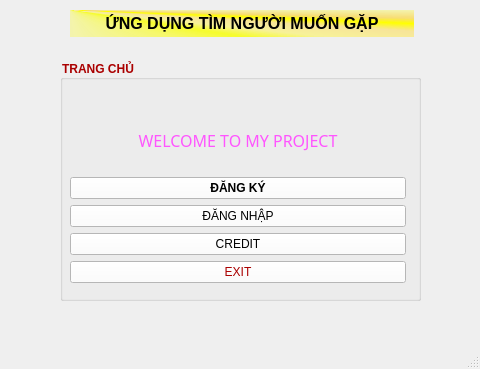
<?xml version="1.0" encoding="UTF-8"?>
<ui version="4.0">
 <class>Home_Page</class>
 <widget class="QMainWindow" name="Home_Page">
  <property name="geometry">
   <rect>
    <x>0</x>
    <y>0</y>
    <width>480</width>
    <height>369</height>
   </rect>
  </property>
  <property name="windowTitle">
   <string>MainWindow</string>
  </property>
  <widget class="QWidget" name="centralwidget">
   <widget class="QLabel" name="title_label">
    <property name="geometry">
     <rect>
      <x>70</x>
      <y>10</y>
      <width>344</width>
      <height>27</height>
     </rect>
    </property>
    <property name="font">
     <font>
      <pointsize>12</pointsize>
      <bold>true</bold>
     </font>
    </property>
    <property name="mouseTracking">
     <bool>true</bool>
    </property>
    <property name="styleSheet">
     <string notr="true">background-color: qconicalgradient(cx:0, cy:0, angle:135, stop:0 rgba(255, 255, 0, 69), stop:0.375 rgba(255, 255, 0, 69), stop:0.423533 rgba(251, 255, 0, 145), stop:0.45 rgba(247, 255, 0, 208), stop:0.477581 rgba(255, 244, 71, 130), stop:0.518717 rgba(255, 218, 71, 130), stop:0.55 rgba(255, 255, 0, 255), stop:0.57754 rgba(255, 203, 0, 130), stop:0.625 rgba(255, 255, 0, 69), stop:1 rgba(255, 255, 0, 69));
color: rgb(0, 0, 0);</string>
    </property>
    <property name="text">
     <string>&lt;html&gt;&lt;head/&gt;&lt;body&gt;&lt;p align=&quot;center&quot;&gt;ỨNG DỤNG TÌM NGƯỜI MUỐN GẶP&lt;/p&gt;&lt;/body&gt;&lt;/html&gt;</string>
    </property>
   </widget>
   <widget class="QGroupBox" name="home_page_box">
    <property name="geometry">
     <rect>
      <x>60</x>
      <y>60</y>
      <width>361</width>
      <height>241</height>
     </rect>
    </property>
    <property name="font">
     <font>
      <bold>true</bold>
     </font>
    </property>
    <property name="styleSheet">
     <string notr="true">color: rgb(170, 0, 0);</string>
    </property>
    <property name="title">
     <string>TRANG CHỦ</string>
    </property>
    <widget class="QWidget" name="verticalLayoutWidget">
     <property name="geometry">
      <rect>
       <x>10</x>
       <y>50</y>
       <width>336</width>
       <height>173</height>
      </rect>
     </property>
     <layout class="QVBoxLayout" name="verticalLayout">
      <item>
       <widget class="QLabel" name="title_label_1">
        <property name="font">
         <font>
          <family>Showcard Gothic</family>
          <pointsize>12</pointsize>
          <italic>false</italic>
          <bold>false</bold>
         </font>
        </property>
        <property name="styleSheet">
         <string notr="true">color: rgb(255, 85, 255);
font: 12pt &quot;Showcard Gothic&quot;;</string>
        </property>
        <property name="text">
         <string>&lt;html&gt;&lt;head/&gt;&lt;body&gt;&lt;p align=&quot;center&quot;&gt;&lt;span style=&quot; font-size:12pt;&quot;&gt;WELCOME TO MY PROJECT&lt;/span&gt;&lt;/p&gt;&lt;/body&gt;&lt;/html&gt;</string>
        </property>
       </widget>
      </item>
      <item>
       <widget class="QPushButton" name="signup_button">
        <property name="font">
         <font>
          <family>Segoe UI</family>
          <pointsize>9</pointsize>
          <italic>false</italic>
          <bold>true</bold>
         </font>
        </property>
        <property name="styleSheet">
         <string notr="true">background-color: rgb(255, 255, 255);
font: 700 9pt &quot;Segoe UI&quot;;
color: rgb(0, 0, 0);</string>
        </property>
        <property name="text">
         <string>ĐĂNG KÝ</string>
        </property>
       </widget>
      </item>
      <item>
       <widget class="QPushButton" name="signin_button">
        <property name="styleSheet">
         <string notr="true">color: rgb(0, 0, 0);
font: 700 9pt &quot;Segoe UI&quot;;
background-color: rgb(255, 255, 255);</string>
        </property>
        <property name="text">
         <string>ĐĂNG NHẬP</string>
        </property>
       </widget>
      </item>
      <item>
       <widget class="QPushButton" name="credit_button">
        <property name="styleSheet">
         <string notr="true">color: rgb(0, 0, 0);
background-color: rgb(255, 255, 255);
font: 700 9pt &quot;Segoe UI&quot;;</string>
        </property>
        <property name="text">
         <string>CREDIT</string>
        </property>
       </widget>
      </item>
      <item>
       <widget class="QPushButton" name="exit_button">
        <property name="styleSheet">
         <string notr="true">color: rgb(170, 0, 0);
background-color: rgb(255, 255, 255);
font: 700 9pt &quot;Segoe UI&quot;;</string>
        </property>
        <property name="text">
         <string>EXIT</string>
        </property>
       </widget>
      </item>
     </layout>
    </widget>
   </widget>
  </widget>
  <widget class="QMenuBar" name="menubar">
   <property name="geometry">
    <rect>
     <x>0</x>
     <y>0</y>
     <width>480</width>
     <height>25</height>
    </rect>
   </property>
  </widget>
  <widget class="QStatusBar" name="statusbar"/>
 </widget>
 <resources/>
 <connections/>
</ui>
